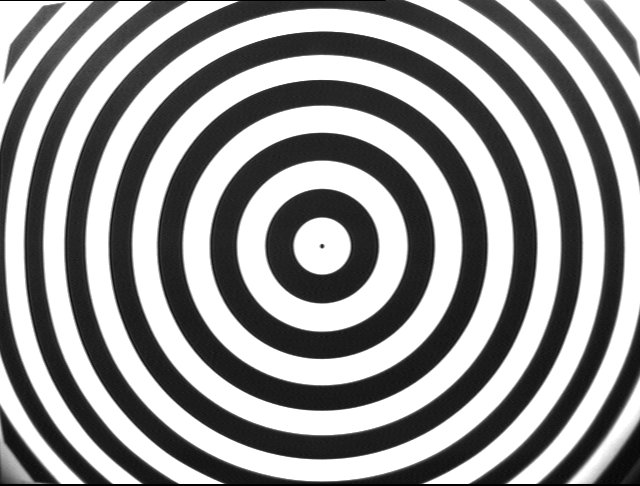
#> input picture homework08/circles.png, 640 x 486 px
$ jupyter execute --allow-errors homework08.ipynb   (shell and % lines are left out)
#> lines starting #> are read from the running program, lines starting #| are printed output that depends on the picture
### homework08/rubik.py
from types import SimpleNamespace
import numpy as np
from camera import project, setup_image_figure, finalize_image_figure
from geometry import transform
from matplotlib.patches import Polygon
from matplotlib.collections import PatchCollection
from matplotlib.colors import ListedColormap


def new_color(name, hex_code):
    return SimpleNamespace(name=name, hex=hex_code)


def signature(center):
    center = np.array(center)
    largest = np.argmax(abs(center)).item()
    s = [0, 0, 0]
    s[largest] = 1 if center[largest] > 0 else -1
    return tuple(s)


def new_face_specs(scale=1):
    specs = {
        'back': SimpleNamespace(center=(-3 * scale, 0, 0), initial_color=new_color('blue', '#0045ad')),
        'front': SimpleNamespace(center=(3 * scale, 0, 0), initial_color=new_color('green', '#009b48')),
        'left': SimpleNamespace(center=(0, -3 * scale, 0), initial_color=new_color('orange', '#ff5900')),
        'right': SimpleNamespace(center=(0, 3 * scale, 0), initial_color=new_color('red', '#b90000')),
        'down': SimpleNamespace(center=(0, 0, -3 * scale), initial_color=new_color('yellow', '#ffd500')),
        'up': SimpleNamespace(center=(0, 0, 3 * scale), initial_color=new_color('white', '#ffffff'))
    }
    return specs


face_names = {signature(spec.center): name for name, spec in new_face_specs().items()}


def snap(point):
    return np.round(point)


def zeros(p):
    return len(p) - np.count_nonzero(p)


def new_square(color, corners):
    return SimpleNamespace(color=color, corners=corners)


def polygon_centroid(corners):
    return np.mean(corners, axis=1)


def square_face(corners):
    square_center = snap(polygon_centroid(corners))
    return face_names[signature(square_center)]


def indices_other_than(d):
    indices = list(range(3))
    indices.remove(d)
    return indices


def sort_counter_clockwise(corners, indices):
    centroid = polygon_centroid(corners)
    centered = transform(corners, t=centroid)
    points = centered[indices, :]
    order = np.argsort(np.arctan2(points[1, :], points[0, :]))
    return corners[:, order]


def new_piece(center, face_specs, scale):
    squares = []
    for d in range(3):
        center_d = center[d]
        if center_d != 0:
            common_coordinate = center_d + (1 if center_d > 0 else -1)
            non_d = indices_other_than(d)
            square_corners = []
            for a in (-1, 1):
                for b in (-1, 1):
                    corner = [0, 0, 0]
                    corner[d] = common_coordinate
                    corner[non_d[0]] = center[non_d[0]] + a
                    corner[non_d[1]] = center[non_d[1]] + b
                    square_corners.append(corner)
            square_corners = np.array(square_corners).T
            square_corners = sort_counter_clockwise(square_corners, non_d)
            color = face_specs[square_face(square_corners)].initial_color
            squares.append(new_square(color, square_corners * scale))

    return squares


def new_cube(scale=10):
    assert type(scale) == int, 'scale factor for the cube must be an integer'
    face_specs = new_face_specs()
    pieces = []
    center_coordinates = (-2, 0, 2)
    for x in center_coordinates:
        for y in center_coordinates:
            for z in center_coordinates:
                center = np.array((x, y, z))
                if zeros(center) < 3:
                    pieces.append(new_piece(center, face_specs, scale))
    face_specs = new_face_specs(scale)
    return SimpleNamespace(face_specs=face_specs, pieces=pieces)


# List of the faces in a piece
def piece_faces(piece):
    return [square_face(square.corners) for square in piece]


# List of the pieces in a face
def face_pieces(face_name, cube):
    return [piece for piece in cube.pieces if
            face_name in piece_faces(piece)]


# [61 lines left out: functions face_squares, is_visible, square_patch_list, cube_patch_list, draw_cube, not called in this run]

### homework08/interpolate.py
import numpy as np


def interpolate(x, y, z):
    shape = y.shape
    assert np.all(x.shape == shape), 'r and c must have equal shape'
    x, y = np.ravel(x), np.ravel(y)
    rows, cols = z.shape[:2]
    inside = (x >= 0) & (x < cols - 1) & (y >= 0) & (y < rows - 1)
    x, y = x[inside], y[inside]
    grid_x, grid_y = np.arange(cols), np.arange(rows)
    right = np.searchsorted(grid_x, x, side='right')
    left = right - 1
    down = np.searchsorted(grid_y, y, side='right')
    up = down - 1
    x_left, x_right = grid_x[left], grid_x[right]
    y_up, y_down = grid_y[up], grid_y[down]
    z_up_left = z[y_up, x_left]
    z_down_left = z[y_down, x_left]
    z_up_right = z[y_up, x_right]
    z_down_right = z[y_down, x_right]
    alpha = x - x_left
    alpha_comp = 1 - alpha
    beta = y - y_up
    beta_comp = 1 - beta
    zi_inside = z_up_left * alpha_comp * beta_comp + \
        z_down_left * alpha_comp * beta + \
        z_up_right * alpha * beta_comp + \
        z_down_right * alpha * beta
    zi = np.zeros(np.prod(shape))
    zi[inside] = zi_inside
    zi = np.reshape(zi, shape)
    return np.clip(np.round(zi), 0., 255.).astype(np.uint8)

### homework08/homework08.ipynb
<style>
    @media print{
        body {
            position:relative !important;
        }
        .celltag_new_page {
            page-break-before: always !important;
        }
    }
</style>
# COMPSCI 527 Homework 8

### Problem 0 (3 points)

## Part 1: Camera Transformations

### Problem 1.1 (Exam Style)

## Part 2: Epipolar Geometry

### Problem 2.1 (Exam Style)

### Problem 2.2 (Exam Style)

### Problem 2.3 (Exam Style)

## Part 3: 3D Reconstruction

[cell 1]
import urllib.request
import pickle
from os import path as osp


def retrieve(file_name, semester='spring21', homework=8):
    if osp.exists(file_name):
        print('Using previously downloaded file {}'.format(file_name))
    else:
        fmt = 'https://www2.cs.duke.edu/courses/{}/compsci527/homework/{}/{}'
        url = fmt.format(semester, homework, file_name)
        urllib.request.urlretrieve(url, file_name)
        print('Downloaded file {}'.format(file_name))

[cell 2]
modules = ('geometry', 'camera', 'labels', 'longuet_higgins', 'rubik', 'experiments')
for module in modules:
    retrieve('{}.py'.format(module))

[cell 3]
import numpy as np
from rubik import new_cube, draw_cube
from camera import print_camera
from labels import labels as lab
from experiments import camera_pair, standard_camera
from experiments import experiment, print_features, print_stats
import pickle
from matplotlib import pyplot as plt

#> (a cell that did not finish here is left out)

t_mm = 200. * np.ones(3) / np.sqrt(3.)
camera = standard_camera(t_mm)
print_camera(camera)
features = draw_cube(rubik, camera)

[cell 5]
height_mm, circle_radius_mm = 100., 150.

vergence_degrees = 30.
#> (the rest of this cell did not finish here and is left out)

### Problem 3.1

### Problem 3.2 (Exam Style)

### Problem 3.3

## Part 4: Camera Calibration

[cell 6]
from imageio import imread

principal_point = np.array((321, 245))

def show_circles():
    fig, ax = plt.subplots(1, 1, figsize=(10, 7.6))
    plt.imshow(circles, cmap='gray')
    plt.plot([0, circles.shape[1]], 2 * [principal_point[1]], 'y')
    plt.axis('off')
    plt.tight_layout()
    x_vals = [3, 23, 42, 64, 85, 106, 131, 155, 180, 207, 234, 263, 293, 321, 351, 378, 407, 434, 462, 486, 516, 538, 562, 582, 606, 625]
    y_vals = np.repeat(principal_point[1], 26)
    plt.plot(x_vals, y_vals, linestyle="None", marker="+", color="red", markersize=14)
    return fig, ax

circles_name = 'circles.png'
retrieve(circles_name)
circles = imread(circles_name)
#> circles is the input picture: shape (486, 640); min 0, max 255, mean 148.7
fig, ax = show_circles()
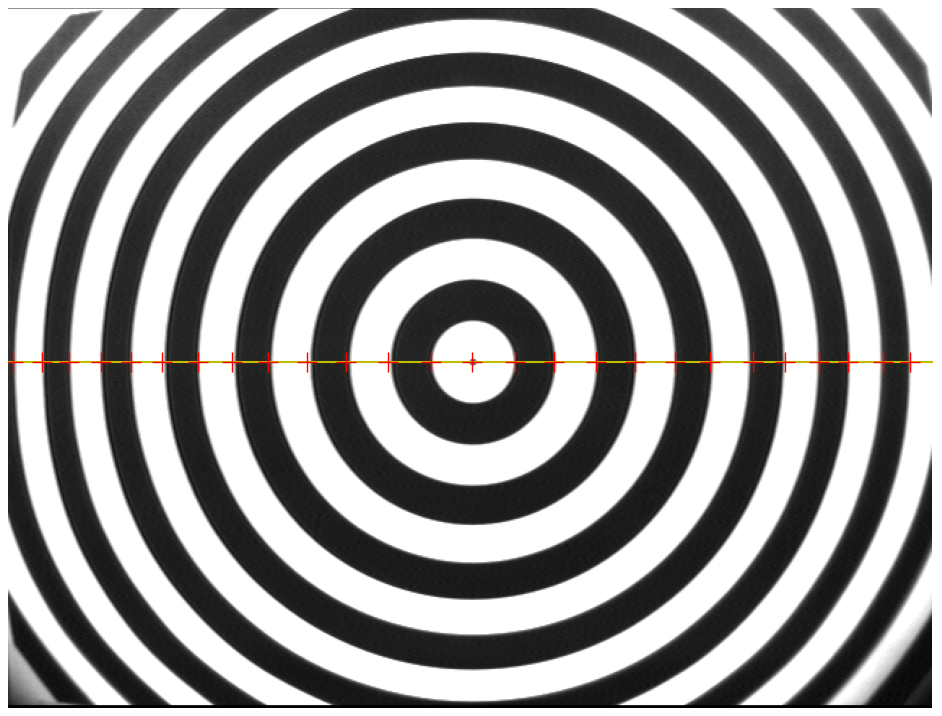
#> figure drawn by matplotlib, 1 panel

### Problem 4.1

[cell 7]
retrieve('pick.py')

[cell 8]
distorted = np.array((3, 23, 42, 64, 85, 106, 131, 155, 180, 207, 234, 263, 293, 321, 351, 378, 407, 434, 462, 486, 516, 538, 562, 582, 606, 625))

[cell 9]
show_circles()

### Problem 4.2

[cell 10]
def true_centered_coordinates(x, left_index, right_index):
    radius = np.round((x[right_index] - x[left_index]) / 2.)
    return np.arange(-13, 13) * radius

[cell 11]
ideal_centered = true_centered_coordinates(distorted, 12, 14)

distorted_centered = distorted - principal_point[0]

print(ideal_centered)
print(distorted_centered)

d = distorted_centered - ideal_centered

[cell 12]
plt.plot(ideal_centered, distorted_centered, '-o') #distorted centered
plt.plot(ideal_centered, ideal_centered,'-o') #ideal centered
plt.legend({'ideal centered', 'distorted centered'})
plt.show()
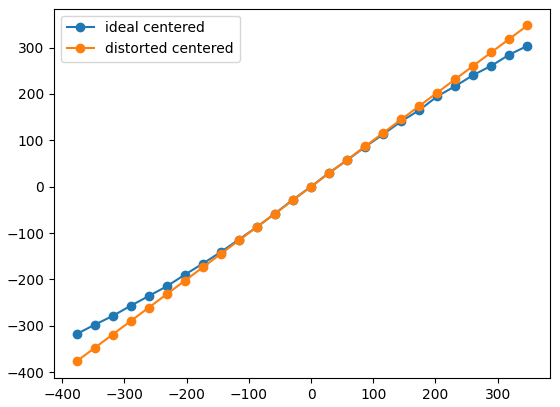
#> figure drawn by matplotlib, 1 panel; curve peaks at x = 348, y = 304; curve peaks at x = 348, y = 348

This is barrel distortion, since distorted coordinates grow sub-linearly.

### Problem 4.3

[cell 13]
def calibrate(distort, ideal):
    m = np.vstack([ideal.T, ideal.T**3, ideal.T**5]).T
    return np.linalg.lstsq(m,distort-ideal,None)

[cell 14]
np.set_printoptions(precision=3)
k = calibrate(distorted_centered, ideal_centered)[0]
print(k)

[cell 15]
residual = distorted_centered-ideal_centered*(1+k[0]+k[1]*ideal_centered**2+k[2]*ideal_centered**4)

[cell 16]
plt.plot(ideal_centered,residual,'-o')
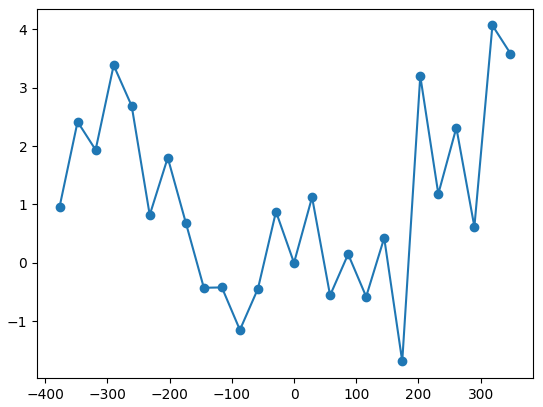
#> figure drawn by matplotlib, 1 panel; curve peaks at x = 319, y = 4.07

### Problem 4.4

[cell 17]
lab_name = 'lab.png'
retrieve(lab_name)
lab = imread(lab_name)
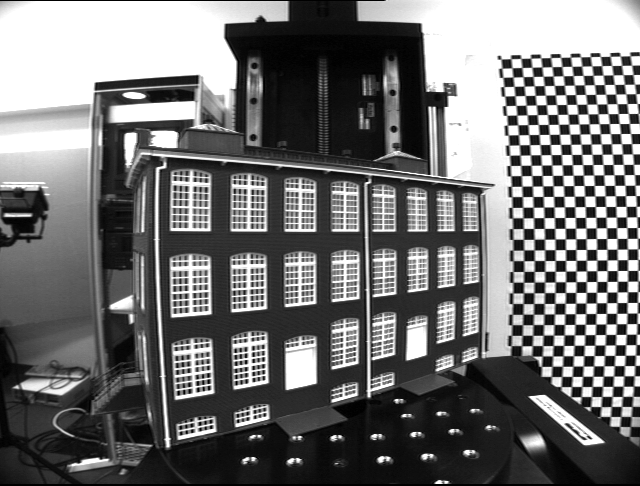
#> input picture homework08/lab.png, 640 x 486 px
#> lab is the input picture: shape (486, 640); min 0, max 255, mean 114

plt.figure(figsize=(10, 7.6))
plt.imshow(lab, cmap='gray')
plt.axis('off')
plt.tight_layout();

[cell 18]
retrieve('interpolate.py')
from interpolate import interpolate

[cell 19]
def undistort(image,k,center):
    y, x = np.meshgrid(np.arange(image.shape[0]), np.arange(image.shape[1]), indexing='ij')
    x = x-center[0]
    y = y-center[1]
    r = np.sqrt(x**2+y**2)
    delta = 1 + k[0] + k[1]*r**2 + k[2]*r**4
    xd = x*delta + center[0]
    yd = y*delta + center[1]

    return interpolate(xd, yd, image.astype(float))
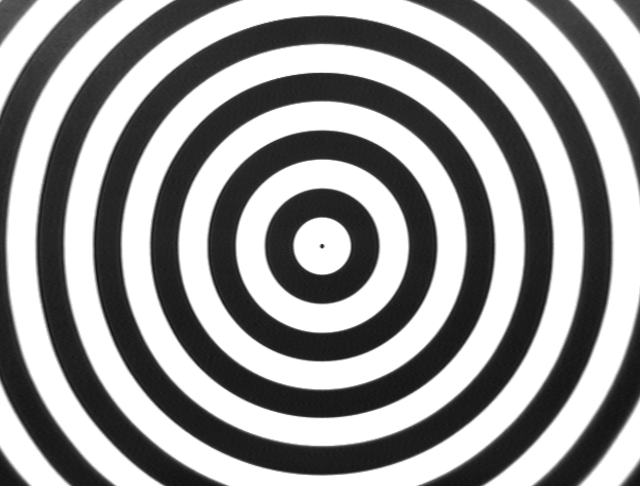
#> returned value: shape (486, 640); min 16, max 255, mean 149.9

[cell 20]
undis_circle = undistort(circles, k, principal_point)
undis_lab = undistort(lab, k, principal_point)
#> in undistort (call 2), `return interpolate(xd, yd, image.astype(float))`:
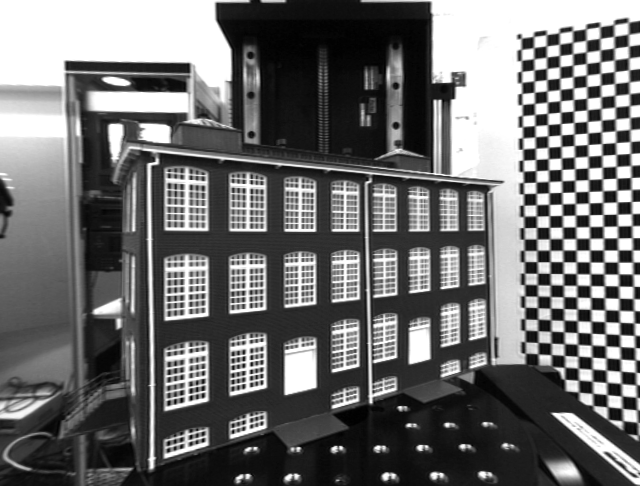
#> returned value: shape (486, 640); min 0, max 255, mean 111.1
